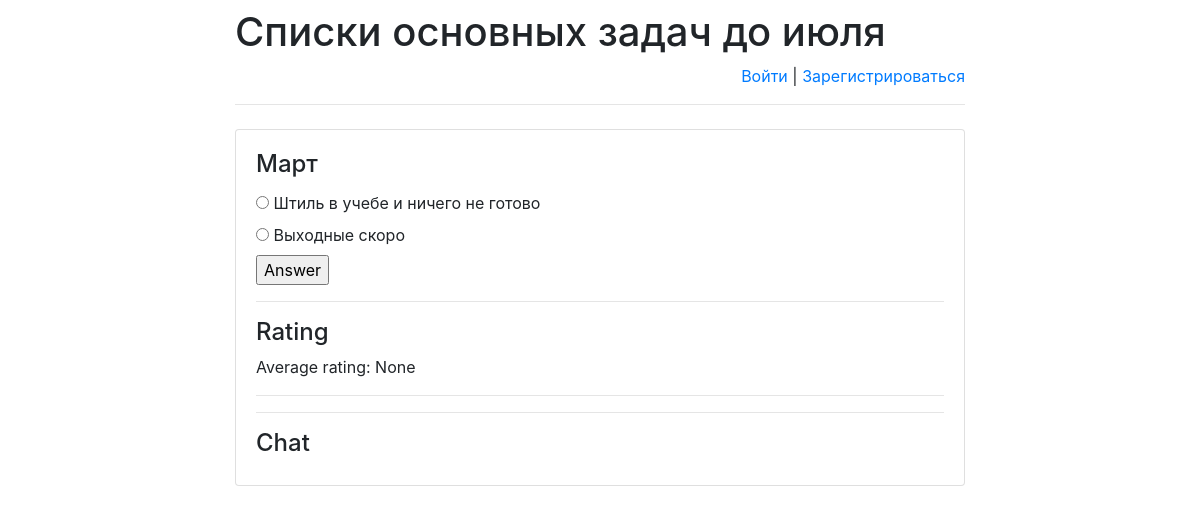
Before: /schedule/2/ with the older database file.
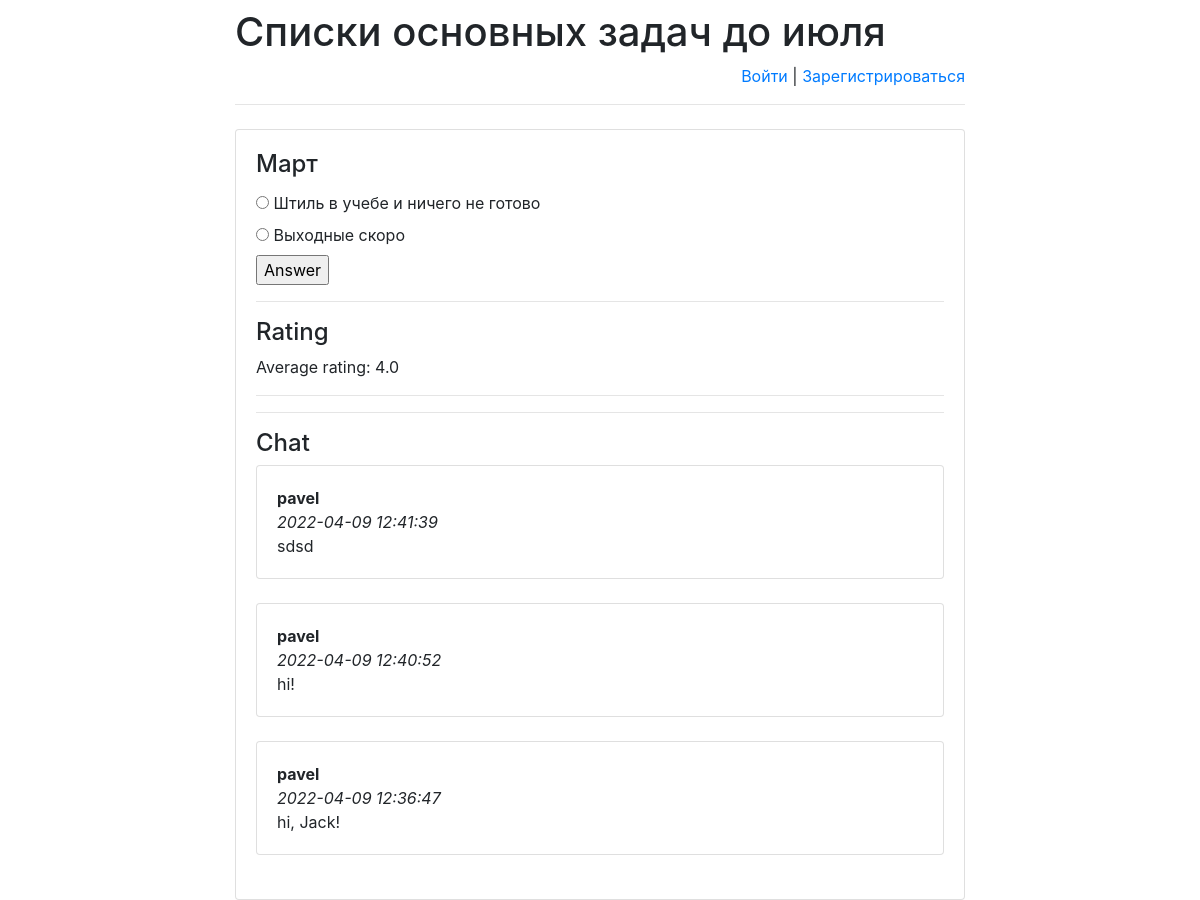
After: the same page with the newer database file.
### schedule/models.py (models this page shows)
class Schedule(models.Model):
    schedule_text = models.CharField(max_length=255)
    pub_date = models.DateTimeField('date published')

class Option(models.Model):
    schedule = models.ForeignKey(Schedule, on_delete=models.CASCADE)
    text = models.CharField(max_length=255)
    correct = models.BooleanField(default=False)

class Message(models.Model):
    chat = models.ForeignKey(
        Schedule,
        verbose_name='Чат под загадкой',
        on_delete=models.CASCADE)
    author = models.ForeignKey(
        User,
        verbose_name='Пользователь', on_delete=models.CASCADE)
    message = models.TextField('Сообщение')
    pub_date = models.DateTimeField(
        'Дата сообщения',
        default=timezone.now)

### schedule/views.py (the view)
# urls.py: re_path(r'^([0-9]+)/$', views.detail, name='detail'),
def detail(request, schedule_id):
    error_message = None
    if "error_message" in request.GET:
        error_message = request.GET["error_message"]
    return render(
        request,
        "answer.html",
        {
            "schedule": get_object_or_404(
                Schedule, pk=schedule_id),
            "error_message": error_message,
            "latest_messages":
                Message.objects
                    .filter(chat_id=schedule_id)
                    .order_by('-pub_date')[:5],
            "already_rated_by_user":
                Mark.objects
                    .filter(author_id=request.user.id)
                    .filter(schedule_id=schedule_id)
                    .count(),
            "user_rating":
                Mark.objects
                    .filter(author_id=request.user.id)
                    .filter(schedule_id=schedule_id)
                    .aggregate(Avg('mark'))
                ["mark__avg"],
            "avg_mark":
                Mark.objects
                    .filter(schedule_id=schedule_id)
                    .aggregate(Avg('mark'))
                ["mark__avg"]
        }
    )

### schedule/templates/answer.html (shortened to what this page needs)
{% extends 'base.html' %}
{% block main %}
    <h4 class="card-title">{{ schedule.schedule_text }}</h4>
    <form action="answer/" method="post">
        {% for option in schedule.option_set.all %}
            <input type="radio" name="option"
                   id="option{{ forloop.counter }}"
                   value="{{ option.id }}"/>
            <label for="option{{ forloop.counter }}">
                {{ option.text }}
            </label><br>
        {% endfor %}
        <input type="submit" value="Answer"/>
    </form>
    <hr>
    <h4>Rating</h4>
    <p>Average rating:
        <span id="avg_mark_span">
            {{ avg_mark }}
        </span>
    </p>
    <hr>
    <hr>
    <h4>Chat</h4>
    <div id="history">
        {% for message in latest_messages %}
            <div class="card">
                <div class="card-body">
                    <strong>
                        {{ message.author.username }}
                    </strong>
                    <br/>
                    <em>
                        {{ message.pub_date|date:'Y-m-d H:i:s' }}
                    </em>
                    <br/>
                    {{ message.message }}
                </div>
            </div>
            <br/>
        {% endfor %}
    </div>
{% endblock %}

### schedule/templates/base.html (shortened to what this page needs)
<!doctype html>
<html lang="en">
<head>
    <link rel="stylesheet"
href="https://stackpath.bootstrapcdn.com/bootstrap/4.1.3/css/bootstrap.min.css">
</head>
<body>
<div class="container">
    <div class="row justify-content-center">
        <div class="col-8">
            <h1 class="mt-2">Списки основных задач до июля</h1>
            {% if user.is_authenticated %}
                <p class="text-right">
                    Привет, {{ user.username }}!
                    <a href="/schedule/logout">Выйти</a> |
                    <a href="/schedule/password-change">
                        Изменить пароль
                    </a>
                </p>
            {% else %}
                <p class="text-right">
                    <a href="/schedule/login">Войти</a> |
                    <a href="/schedule/register">Зарегистрироваться</a>
                </p>
            {% endif %}
            <hr class="mt-0 mb-4">
            <div class="card">
                <div class="card-body">
                    {% block main %}
                    {% endblock %}
                </div>
            </div>
        </div>
    </div>
</div>
</body>
</html>

Changed rows visible on the page:
added Message: author.username "pavel", pub_date "2022-04-09 12:41:39", message "sdsd"
added Message: author.username "pavel", pub_date "2022-04-09 12:40:52", message "hi!"
added Message: author.username "pavel", pub_date "2022-04-09 12:36:47", message "hi, Jack!"
Other visible differences:
{{ avg_mark }}: "None" → "4.0"
